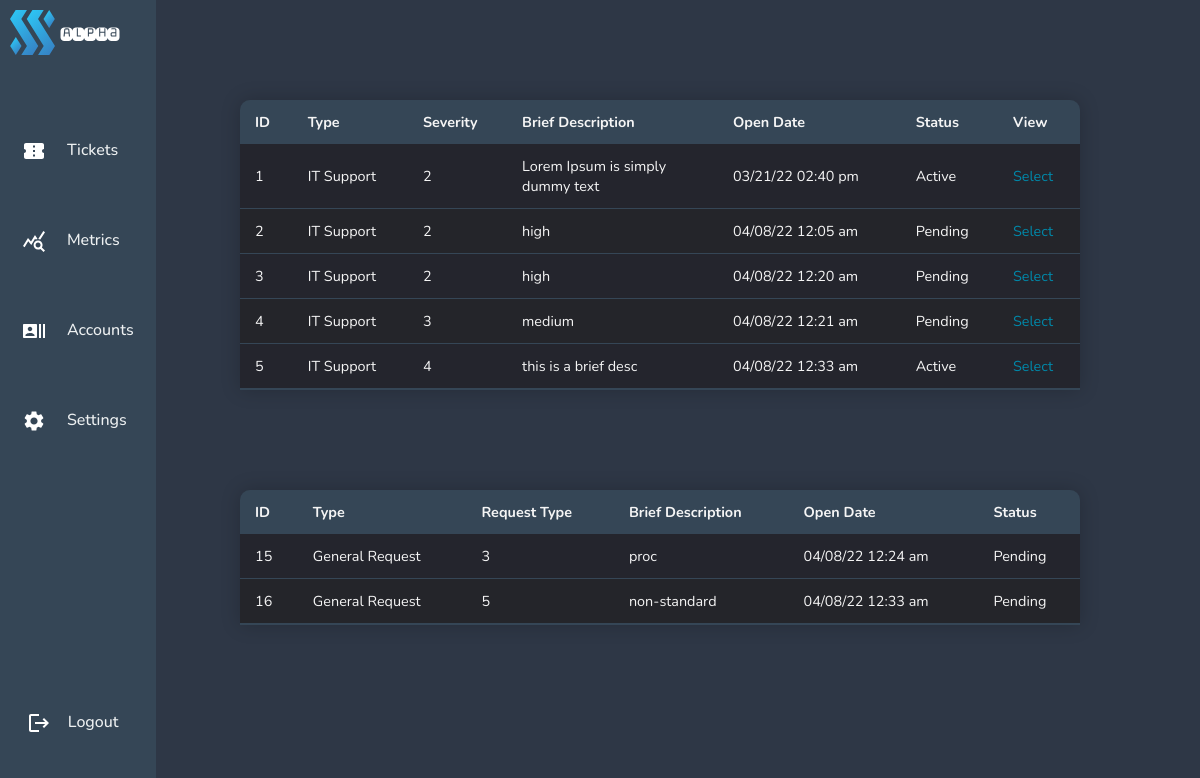
/pages/adviewtest.php, run on an earlier commit of the app's database.
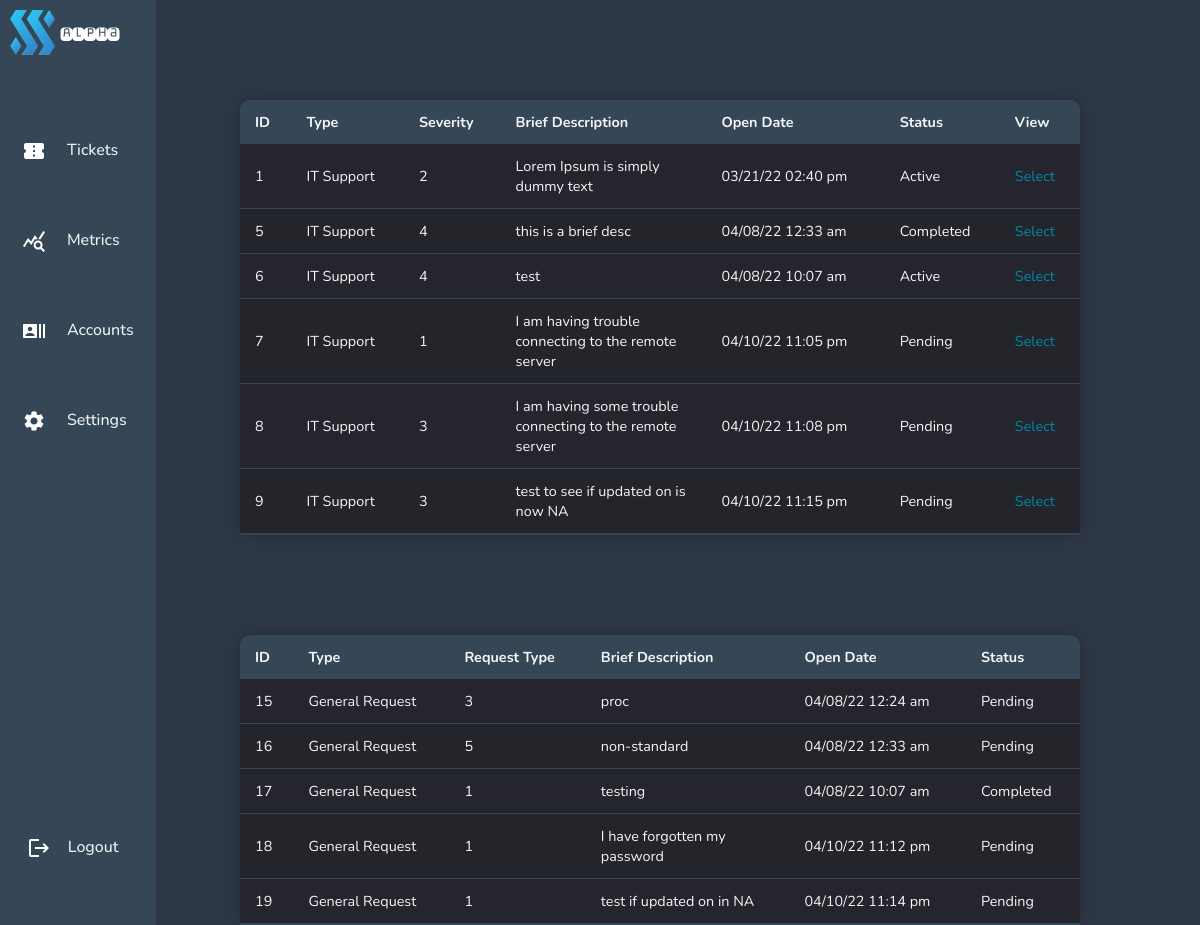
And on a later commit of the database.
### tables this page shows
CREATE TABLE "itticket" (
	"id"	INTEGER,
	"user"	INTEGER,
	"type"	TEXT,
	"severity"	TEXT,
	"brief"	INTEGER,
	"full"	TEXT,
	"createdon"	TEXT,
	"status"	TEXT,
	"comment"	TEXT,
	"updatedon"	TEXT,
	PRIMARY KEY("id"),
	FOREIGN KEY("severity") REFERENCES "itsupportservices"("id")
);

CREATE TABLE "requestticket" (
	"id"	INTEGER,
	"user"	INTEGER,
	"type"	TEXT,
	"request"	TEXT,
	"brief"	TEXT,
	"full"	TEXT,
	"status"	TEXT,
	"createdon"	TEXT,
	"comment"	TEXT,
	"updatedon"	TEXT,
	PRIMARY KEY("id" AUTOINCREMENT)
);

### pages/adviewtest.php (the view, shortened to what this page needs)
<!DOCTYPE html>
<html lang="en">
<head>
    <?php include'../navigation/admindashnavbar.php';
    require ('../config/dbcon.php'); ?>
    <link rel="stylesheet" href="../navigation/admindashnavbar.css">
    <link rel="stylesheet" href="../css/admintickettable.css">
</head>
<body bgcolor="#2E3746">
<div class="full-screen-container">
    <?php
    $query = "SELECT * FROM itticket";
    $statement = $conn->prepare($query);
    $statement->execute();
    $statement->setFetchMode(PDO::FETCH_OBJ);
    $result = $statement->fetchAll();
    ?>
    <table class="ticket-table">
        <thead>
        <tr>
            <th>ID</th>
            <th>Type</th>
            <th>Severity</th>
            <th>Brief Description</th>
            <th>Open Date</th>
            <th>Status</th>
            <th>View</th>
        </tr>
        </thead>
        <?php foreach($result as $data) { ?>
            <tr>
                <td><?= $data->id; ?> </td>
                <td><?= $data->type; ?> </td>
                <td><?= $data->severity; ?> </td>
                <td><?= $data->brief; ?> </td>
                <td><?= $data->createdon ?> </td>
                <td><?= $data->status; ?> </td>
                <td>
                    <a href="../pages/admin-select-ticket.php?id=<?= $data->id; ?>" class="selectbutton">Select</a>
                </td>
            </tr>
            <?php
        }
        ?>
    </table>
    <?php
    $query = "SELECT * FROM requestticket";
    $statement = $conn->prepare($query);
    $statement->execute();
    $statement->setFetchMode(PDO::FETCH_OBJ);
    $result = $statement->fetchAll();
    ?>
    <table class="ticket-table" >
        <thead>
        <tr>
            <th>ID</th>
            <th>Type</th>
            <th>Request Type</th>
            <th>Brief Description</th>
            <th>Open Date</th>
            <th>Status</th>
        </tr>
        </thead>
        <?php foreach($result as $data) { ?>
            <tr>
                <td><?= $data->id; ?> </td>
                <td><?= $data->type; ?> </td>
                <td><?= $data->request; ?> </td>
                <td><?= $data->brief; ?> </td>
                <td><?= $data->createdon; ?> </td>
                <td><?= $data->status; ?> </td>
            </tr>
            <?php
        }
        ?>
    </table>
</div>
</body>
</html>

### navigation/admindashnavbar.php (shortened to what this page needs)
<!DOCTYPE html>
    <head>
        <link rel="stylesheet" href="admindashnavbar.css">
    </head>
    <body>
    <div class="navbar">
        <header>
            <a class="logo" href="/"><img src="../images/logo.svg" width="45" height="45" alt="logo"></a>
            <a class="logo2" href="/"><img src="../images/alpha.svg" width="60" height="60" alt="logo"></a>
            <nav>
                <ul class="nav__links">
                    <li><a href="../pages/admin-ticket-type-selection.php" class="link1">&nbsp;&nbsp;&nbsp;&nbsp;&nbsp;Tickets</a></li>
                    <li><a href="../pages/metrics.php" class="link2">&nbsp;&nbsp;&nbsp;&nbsp;&nbsp;Metrics</a></li>
                    <li><a href="../pages/accounts.php" class="link3">&nbsp;&nbsp;&nbsp;&nbsp;&nbsp;Accounts</a></li>
                    <li><a href="#" class="link4">&nbsp;&nbsp;&nbsp;&nbsp;&nbsp;Settings</a></li>
                </ul>
            </nav>
            <a class="cta" href="../pages/home.php">&nbsp;&nbsp;&nbsp;&nbsp;Logout</a>
        </header>
    </div>
    </body>
</html>

### navigation/admindashnavbar.css (style rules this page uses)
* { box-sizing: border-box; margin: 0; padding: 0; }
header { flex-direction: column; height: 100%; width: 13%; top: 0; left: 0; position: fixed; background-color: #354656 ; }
.logo { position: fixed; top: 10px; left: 10px; z-index: 9999; }
.logo2 { position: fixed; top: 4px; left: 60px; }
.nav__links a, .cta, .overlay__content a { display: flex; justify-content: flex-start; font-family: "Nunito", sans-serif; font-size: medium; font-weight: 500; color: #edf0f1; text-decoration: none; }
.link1::before { white-space: normal; content: url("../images/ticketicon.svg"); margin-left: 4px; }
.link2::before { content: url("../images/metricsicon.svg"); margin-left: 4px; }
.link3::before { content: url("../images/accountsicon.svg"); margin-left: 4px; }
.link4::before { content: url("../images/settingsicon.svg"); margin-left: 4px; }
.nav__links { list-style: none; display: flex; flex-direction: column; justify-content: space-between; padding-top: 300px; position: fixed; top: 100px; left: 0px; z-index: 9999; padding: 9px 17px; }
.nav__links li { padding: 30px 20px; padding-left: 1px; }
.nav__links li a { transition: color 0.3s ease 0s; }
.cta { position: fixed; bottom: 50px; left: 10px; z-index: 9999; padding: 9px 17px; background-color: transparent; border: none; border-radius: 15px; cursor: pointer; transition: background-color 0.3s ease 0s; }
.cta:before { content: url("../images/logouticon.svg"); }

### css/admintickettable.css (style rules this page uses)
* { box-sizing: border-box; font-family: "Nunito", sans-serif; }
.ticket-table { table-layout: fixed; margin-top: 100px; margin-left: 20%; margin-right: auto; margin-bottom: 0px; font-size: 0.9em; min-width: 70%; max-width: 70%; border-collapse: collapse; border-radius: 10px 10px 0 0; box-shadow: 0 0 20px rgba(0, 0 ,0, 0.20); overflow: hidden; }
.ticket-table thead tr { background-color: #354656; color: whitesmoke; text-align: left; font-weight: bold; }
.ticket-table th, .ticket-table td { max-width:180px; word-wrap:break-word; padding: 12px 15px; }
.ticket-table tbody tr { border-bottom: 1px solid #354656; color: whitesmoke; }
.ticket-table tbody tr:nth-of-type(even) { background-color: #24252a; }
.ticket-table tbody tr:nth-of-type(odd) { background-color: #24252d; }
.ticket-table tbody tr:last-of-type { border-bottom: 2px solid #354656; }
.ticket-table a { text-decoration : none; color: #0088a9; transition: color 0.3s ease 0s; }

What changed in the data, as far as the page shows it:
removed itticket: id "2", type "IT Support", severity "2", brief "high", createdon "04/08/22 12:05 am", status "Pending"
removed itticket: id "3", type "IT Support", severity "2", brief "high", createdon "04/08/22 12:20 am", status "Pending"
removed itticket: id "4", type "IT Support", severity "3", brief "medium", createdon "04/08/22 12:21 am", status "Pending"
changed itticket "this is a brief desc": status "Active" → "Completed"
added itticket: id "6", type "IT Support", severity "4", brief "test", createdon "04/08/22 10:07 am", status "Active"
added itticket: id "7", type "IT Support", severity "1", brief "I am having trouble connecting to the remote server", createdon "04/10/22 11:05 pm", status "Pending"
added itticket: id "8", type "IT Support", severity "3", brief "I am having some trouble connecting to the remote server", createdon "04/10/22 11:08 pm", status "Pending"
added itticket: id "9", type "IT Support", severity "3", brief "test to see if updated on is now NA", createdon "04/10/22 11:15 pm", status "Pending"
added requestticket: id "17", type "General Request", request "1", brief "testing", createdon "04/08/22 10:07 am", status "Completed"
added requestticket: id "18", type "General Request", request "1", brief "I have forgotten my password", createdon "04/10/22 11:12 pm", status "Pending"
added requestticket: id "19", type "General Request", request "1", brief "test if updated on in NA", createdon "04/10/22 11:14 pm", status "Pending"
